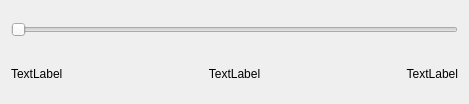
<?xml version="1.0" encoding="UTF-8"?>
<ui version="4.0">
 <class>LabeledSlider</class>
 <widget class="QWidget" name="LabeledSlider">
  <property name="geometry">
   <rect>
    <x>0</x>
    <y>0</y>
    <width>469</width>
    <height>104</height>
   </rect>
  </property>
  <property name="windowTitle">
   <string>Form</string>
  </property>
  <layout class="QGridLayout" name="gridLayout">
   <item row="0" column="0" colspan="3">
    <widget class="QSlider" name="slider">
     <property name="sizePolicy">
      <sizepolicy hsizetype="Expanding" vsizetype="Minimum">
       <horstretch>0</horstretch>
       <verstretch>0</verstretch>
      </sizepolicy>
     </property>
     <property name="minimumSize">
      <size>
       <width>120</width>
       <height>20</height>
      </size>
     </property>
     <property name="orientation">
      <enum>Qt::Horizontal</enum>
     </property>
    </widget>
   </item>
   <item row="1" column="0">
    <widget class="QLabel" name="minText">
     <property name="sizePolicy">
      <sizepolicy hsizetype="Minimum" vsizetype="Minimum">
       <horstretch>0</horstretch>
       <verstretch>0</verstretch>
      </sizepolicy>
     </property>
     <property name="minimumSize">
      <size>
       <width>40</width>
       <height>20</height>
      </size>
     </property>
     <property name="text">
      <string>TextLabel</string>
     </property>
    </widget>
   </item>
   <item row="1" column="1">
    <widget class="QLabel" name="valueText">
     <property name="sizePolicy">
      <sizepolicy hsizetype="Expanding" vsizetype="Minimum">
       <horstretch>0</horstretch>
       <verstretch>0</verstretch>
      </sizepolicy>
     </property>
     <property name="minimumSize">
      <size>
       <width>40</width>
       <height>20</height>
      </size>
     </property>
     <property name="text">
      <string>TextLabel</string>
     </property>
     <property name="alignment">
      <set>Qt::AlignCenter</set>
     </property>
    </widget>
   </item>
   <item row="1" column="2">
    <widget class="QLabel" name="maxText">
     <property name="sizePolicy">
      <sizepolicy hsizetype="Minimum" vsizetype="Minimum">
       <horstretch>0</horstretch>
       <verstretch>0</verstretch>
      </sizepolicy>
     </property>
     <property name="minimumSize">
      <size>
       <width>40</width>
       <height>20</height>
      </size>
     </property>
     <property name="text">
      <string>TextLabel</string>
     </property>
     <property name="alignment">
      <set>Qt::AlignRight|Qt::AlignTrailing|Qt::AlignVCenter</set>
     </property>
    </widget>
   </item>
  </layout>
 </widget>
 <resources/>
 <connections/>
</ui>
